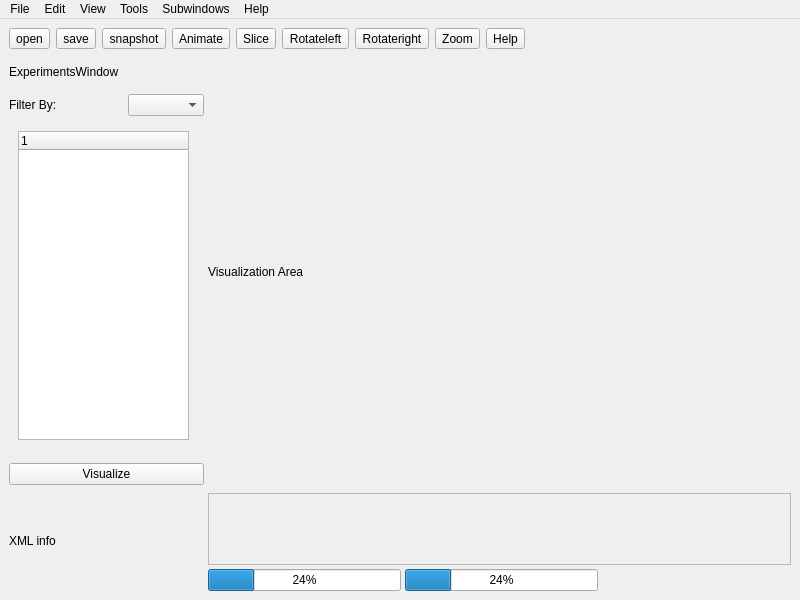
<?xml version="1.0" encoding="UTF-8"?>
<ui version="4.0">
 <class>MainWindow</class>
 <widget class="QMainWindow" name="MainWindow">
  <property name="geometry">
   <rect>
    <x>0</x>
    <y>0</y>
    <width>800</width>
    <height>600</height>
   </rect>
  </property>
  <property name="sizePolicy">
   <sizepolicy hsizetype="Expanding" vsizetype="Expanding">
    <horstretch>0</horstretch>
    <verstretch>0</verstretch>
   </sizepolicy>
  </property>
  <property name="windowTitle">
   <string>VSeT Cluster App Software Engineering 4311</string>
  </property>
  <property name="autoFillBackground">
   <bool>false</bool>
  </property>
  <property name="styleSheet">
   <string notr="true"/>
  </property>
  <widget class="QWidget" name="centralwidget">
   <layout class="QVBoxLayout" name="verticalLayout_6">
    <item>
     <layout class="QVBoxLayout" name="verticalLayout_4">
      <item>
       <layout class="QHBoxLayout" name="horizontalLayout_4" stretch="0,0,0,0,0,0,0,0,0,1">
        <item>
         <widget class="QToolButton" name="actionOpen_2">
          <property name="text">
           <string>open</string>
          </property>
          <property name="icon">
           <iconset>
            <normaloff>open.png</normaloff>open.png</iconset>
          </property>
         </widget>
        </item>
        <item>
         <widget class="QToolButton" name="actionSave_2">
          <property name="text">
           <string>save</string>
          </property>
          <property name="icon">
           <iconset>
            <normaloff>save.png</normaloff>save.png</iconset>
          </property>
         </widget>
        </item>
        <item>
         <widget class="QToolButton" name="toolButton_3">
          <property name="text">
           <string>snapshot</string>
          </property>
          <property name="icon">
           <iconset>
            <normaloff>snap.png</normaloff>snap.png</iconset>
          </property>
         </widget>
        </item>
        <item>
         <widget class="QToolButton" name="actionAnimator">
          <property name="text">
           <string>Animate</string>
          </property>
          <property name="icon">
           <iconset>
            <normaloff>Video-Icon6-150x150.jpg</normaloff>Video-Icon6-150x150.jpg</iconset>
          </property>
         </widget>
        </item>
        <item>
         <widget class="QToolButton" name="toolButton_5">
          <property name="text">
           <string>Slice</string>
          </property>
          <property name="icon">
           <iconset>
            <normaloff>slice.gif</normaloff>slice.gif</iconset>
          </property>
         </widget>
        </item>
        <item>
         <widget class="QToolButton" name="toolButton_6">
          <property name="text">
           <string>Rotateleft</string>
          </property>
          <property name="icon">
           <iconset>
            <normaloff>rl.png</normaloff>rl.png</iconset>
          </property>
         </widget>
        </item>
        <item>
         <widget class="QToolButton" name="toolButton_9">
          <property name="text">
           <string>Rotateright</string>
          </property>
          <property name="icon">
           <iconset>
            <normaloff>rr.png</normaloff>rr.png</iconset>
          </property>
         </widget>
        </item>
        <item>
         <widget class="QToolButton" name="toolButton_7">
          <property name="text">
           <string>Zoom</string>
          </property>
          <property name="icon">
           <iconset>
            <normaloff>zoom.png</normaloff>zoom.png</iconset>
          </property>
         </widget>
        </item>
        <item>
         <widget class="QToolButton" name="toolButton_8">
          <property name="text">
           <string>Help</string>
          </property>
          <property name="icon">
           <iconset>
            <normaloff>help.jpg</normaloff>help.jpg</iconset>
          </property>
         </widget>
        </item>
        <item>
         <spacer name="horizontalSpacer_2">
          <property name="orientation">
           <enum>Qt::Horizontal</enum>
          </property>
          <property name="sizeHint" stdset="0">
           <size>
            <width>40</width>
            <height>20</height>
           </size>
          </property>
         </spacer>
        </item>
       </layout>
      </item>
      <item>
       <layout class="QHBoxLayout" name="horizontalLayout_3" stretch="1,3">
        <property name="spacing">
         <number>4</number>
        </property>
        <item>
         <layout class="QVBoxLayout" name="verticalLayout_3" stretch="1,2,10,2,3">
          <property name="spacing">
           <number>6</number>
          </property>
          <item>
           <widget class="QLabel" name="label">
            <property name="text">
             <string>ExperimentsWindow</string>
            </property>
           </widget>
          </item>
          <item>
           <layout class="QHBoxLayout" name="horizontalLayout_2" stretch="3,2">
            <item>
             <widget class="QLabel" name="label_3">
              <property name="text">
               <string>Filter By: </string>
              </property>
             </widget>
            </item>
            <item>
             <widget class="QComboBox" name="comboBox"/>
            </item>
           </layout>
          </item>
          <item>
           <widget class="QFrame" name="verticalFrame">
            <layout class="QVBoxLayout" name="verticalLayout" stretch="0">
             <item>
              <widget class="QFrame" name="frame">
               <property name="enabled">
                <bool>true</bool>
               </property>
               <property name="minimumSize">
                <size>
                 <width>0</width>
                 <height>309</height>
                </size>
               </property>
               <widget class="QTreeWidget" name="treeWidget">
                <property name="geometry">
                 <rect>
                  <x>0</x>
                  <y>0</y>
                  <width>171</width>
                  <height>309</height>
                 </rect>
                </property>
                <property name="autoExpandDelay">
                 <number>-1</number>
                </property>
                <column>
                 <property name="text">
                  <string notr="true">1</string>
                 </property>
                </column>
               </widget>
              </widget>
             </item>
            </layout>
           </widget>
          </item>
          <item>
           <widget class="QPushButton" name="pushButton">
            <property name="text">
             <string>Visualize</string>
            </property>
           </widget>
          </item>
          <item>
           <widget class="QLabel" name="label_4">
            <property name="text">
             <string>XML info</string>
            </property>
           </widget>
          </item>
         </layout>
        </item>
        <item>
         <layout class="QVBoxLayout" name="verticalLayout_2" stretch="12,2,1">
          <item>
           <widget class="QLabel" name="label_2">
            <property name="autoFillBackground">
             <bool>false</bool>
            </property>
            <property name="text">
             <string>Visualization Area</string>
            </property>
           </widget>
          </item>
          <item>
           <widget class="QFrame" name="frame">
            <property name="autoFillBackground">
             <bool>false</bool>
            </property>
            <property name="frameShape">
             <enum>QFrame::StyledPanel</enum>
            </property>
            <property name="frameShadow">
             <enum>QFrame::Raised</enum>
            </property>
           </widget>
          </item>
          <item>
           <layout class="QHBoxLayout" name="horizontalLayout" stretch="0,0,0">
            <item>
             <widget class="QProgressBar" name="progressBar">
              <property name="value">
               <number>24</number>
              </property>
             </widget>
            </item>
            <item>
             <widget class="QProgressBar" name="progressBar_2">
              <property name="value">
               <number>24</number>
              </property>
             </widget>
            </item>
            <item>
             <spacer name="horizontalSpacer">
              <property name="orientation">
               <enum>Qt::Horizontal</enum>
              </property>
              <property name="sizeHint" stdset="0">
               <size>
                <width>40</width>
                <height>20</height>
               </size>
              </property>
             </spacer>
            </item>
           </layout>
          </item>
         </layout>
        </item>
       </layout>
      </item>
     </layout>
    </item>
   </layout>
  </widget>
  <widget class="QMenuBar" name="menubar">
   <property name="geometry">
    <rect>
     <x>0</x>
     <y>0</y>
     <width>800</width>
     <height>25</height>
    </rect>
   </property>
   <widget class="QMenu" name="menuFile">
    <property name="title">
     <string>File</string>
    </property>
    <addaction name="actionNew"/>
    <addaction name="actionSave"/>
    <addaction name="actionSave_1"/>
    <addaction name="actionOpen"/>
    <addaction name="actionExit"/>
   </widget>
   <widget class="QMenu" name="menuEdit">
    <property name="title">
     <string>Edit</string>
    </property>
    <addaction name="actionUndo"/>
    <addaction name="actionRedo"/>
    <addaction name="actionCopy"/>
    <addaction name="actionPaste"/>
    <addaction name="actionOptions"/>
   </widget>
   <widget class="QMenu" name="menuView">
    <property name="title">
     <string>View</string>
    </property>
   </widget>
   <widget class="QMenu" name="menuTools">
    <property name="title">
     <string>Tools</string>
    </property>
   </widget>
   <widget class="QMenu" name="menuSubwindows">
    <property name="title">
     <string>Subwindows</string>
    </property>
   </widget>
   <widget class="QMenu" name="menuHelp">
    <property name="title">
     <string>Help</string>
    </property>
    <addaction name="actionVisual_Analytics_Help"/>
    <addaction name="actionAbout"/>
   </widget>
   <addaction name="menuFile"/>
   <addaction name="menuEdit"/>
   <addaction name="menuView"/>
   <addaction name="menuTools"/>
   <addaction name="menuSubwindows"/>
   <addaction name="menuHelp"/>
  </widget>
  <action name="actionOpen">
   <property name="text">
    <string>Import Experiment</string>
   </property>
  </action>
  <action name="actionExit">
   <property name="text">
    <string>Exit</string>
   </property>
  </action>
  <action name="actionSave">
   <property name="text">
    <string>Save</string>
   </property>
  </action>
  <action name="actionSave_1">
   <property name="text">
    <string>Save-as</string>
   </property>
  </action>
  <action name="actionNew">
   <property name="text">
    <string>New</string>
   </property>
  </action>
  <action name="actionUndo">
   <property name="text">
    <string>Undo</string>
   </property>
  </action>
  <action name="actionRedo">
   <property name="text">
    <string>Redo</string>
   </property>
  </action>
  <action name="actionCopy">
   <property name="text">
    <string>Copy</string>
   </property>
  </action>
  <action name="actionPaste">
   <property name="text">
    <string>Paste</string>
   </property>
  </action>
  <action name="actionOptions">
   <property name="text">
    <string>Options</string>
   </property>
  </action>
  <action name="actionVisual_Analytics_Help">
   <property name="text">
    <string>Visual Analytics Help</string>
   </property>
  </action>
  <action name="actionAbout">
   <property name="text">
    <string>About</string>
   </property>
  </action>
 </widget>
 <resources/>
 <connections/>
</ui>
